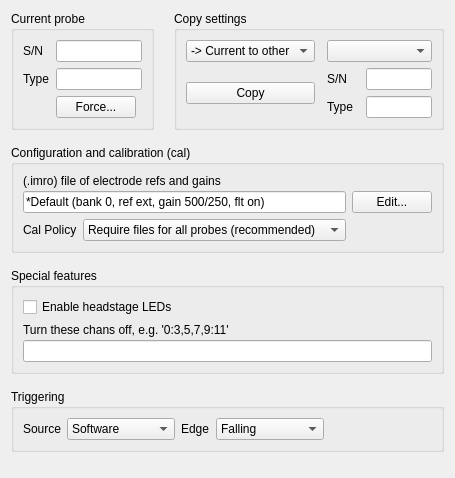
<?xml version="1.0" encoding="UTF-8"?>
<ui version="4.0">
 <class>IMCfgTab</class>
 <widget class="QWidget" name="IMCfgTab">
  <property name="geometry">
   <rect>
    <x>0</x>
    <y>0</y>
    <width>455</width>
    <height>478</height>
   </rect>
  </property>
  <property name="windowTitle">
   <string>Form</string>
  </property>
  <property name="toolTip">
   <string/>
  </property>
  <layout class="QGridLayout" name="gridLayout_3">
   <property name="horizontalSpacing">
    <number>20</number>
   </property>
   <property name="verticalSpacing">
    <number>15</number>
   </property>
   <item row="0" column="0">
    <widget class="QGroupBox" name="probeGB">
     <property name="title">
      <string>Current probe</string>
     </property>
     <layout class="QGridLayout" name="gridLayout_4">
      <item row="0" column="0">
       <widget class="QLabel" name="label">
        <property name="text">
         <string>S/N</string>
        </property>
       </widget>
      </item>
      <item row="1" column="0">
       <widget class="QLabel" name="label_2">
        <property name="text">
         <string>Type</string>
        </property>
       </widget>
      </item>
      <item row="0" column="1" colspan="2">
       <widget class="QLineEdit" name="snLE">
        <property name="focusPolicy">
         <enum>Qt::NoFocus</enum>
        </property>
        <property name="readOnly">
         <bool>true</bool>
        </property>
       </widget>
      </item>
      <item row="2" column="1">
       <widget class="QPushButton" name="forceBut">
        <property name="sizePolicy">
         <sizepolicy hsizetype="Preferred" vsizetype="Fixed">
          <horstretch>0</horstretch>
          <verstretch>0</verstretch>
         </sizepolicy>
        </property>
        <property name="minimumSize">
         <size>
          <width>0</width>
          <height>0</height>
         </size>
        </property>
        <property name="focusPolicy">
         <enum>Qt::StrongFocus</enum>
        </property>
        <property name="text">
         <string>Force...</string>
        </property>
       </widget>
      </item>
      <item row="1" column="1" colspan="2">
       <widget class="QLineEdit" name="typeLE">
        <property name="sizePolicy">
         <sizepolicy hsizetype="Expanding" vsizetype="Fixed">
          <horstretch>1</horstretch>
          <verstretch>0</verstretch>
         </sizepolicy>
        </property>
        <property name="focusPolicy">
         <enum>Qt::NoFocus</enum>
        </property>
        <property name="readOnly">
         <bool>true</bool>
        </property>
       </widget>
      </item>
     </layout>
    </widget>
   </item>
   <item row="0" column="1">
    <widget class="QGroupBox" name="copyGB">
     <property name="title">
      <string>Copy settings</string>
     </property>
     <layout class="QGridLayout" name="gridLayout_2">
      <property name="horizontalSpacing">
       <number>12</number>
      </property>
      <item row="0" column="0">
       <widget class="QComboBox" name="cmdCB">
        <property name="sizePolicy">
         <sizepolicy hsizetype="Preferred" vsizetype="Fixed">
          <horstretch>0</horstretch>
          <verstretch>0</verstretch>
         </sizepolicy>
        </property>
        <item>
         <property name="text">
          <string>-&gt; Current to other</string>
         </property>
        </item>
        <item>
         <property name="text">
          <string>-&gt; Current to all</string>
         </property>
        </item>
        <item>
         <property name="text">
          <string>&lt;- Other to current</string>
         </property>
        </item>
       </widget>
      </item>
      <item row="0" column="1" colspan="2">
       <widget class="QComboBox" name="otherCB">
        <property name="sizePolicy">
         <sizepolicy hsizetype="MinimumExpanding" vsizetype="Fixed">
          <horstretch>0</horstretch>
          <verstretch>0</verstretch>
         </sizepolicy>
        </property>
       </widget>
      </item>
      <item row="1" column="0" rowspan="2">
       <widget class="QPushButton" name="copyBut">
        <property name="sizePolicy">
         <sizepolicy hsizetype="Preferred" vsizetype="Fixed">
          <horstretch>0</horstretch>
          <verstretch>0</verstretch>
         </sizepolicy>
        </property>
        <property name="text">
         <string>Copy</string>
        </property>
       </widget>
      </item>
      <item row="1" column="1">
       <widget class="QLabel" name="label_6">
        <property name="text">
         <string>S/N</string>
        </property>
       </widget>
      </item>
      <item row="1" column="2">
       <widget class="QLineEdit" name="otherSNLE">
        <property name="focusPolicy">
         <enum>Qt::NoFocus</enum>
        </property>
        <property name="readOnly">
         <bool>true</bool>
        </property>
       </widget>
      </item>
      <item row="2" column="1">
       <widget class="QLabel" name="label_7">
        <property name="text">
         <string>Type</string>
        </property>
       </widget>
      </item>
      <item row="2" column="2">
       <widget class="QLineEdit" name="otherTypeLE">
        <property name="sizePolicy">
         <sizepolicy hsizetype="Expanding" vsizetype="Fixed">
          <horstretch>1</horstretch>
          <verstretch>0</verstretch>
         </sizepolicy>
        </property>
        <property name="focusPolicy">
         <enum>Qt::NoFocus</enum>
        </property>
        <property name="readOnly">
         <bool>true</bool>
        </property>
       </widget>
      </item>
     </layout>
    </widget>
   </item>
   <item row="1" column="0" colspan="2">
    <widget class="QGroupBox" name="imroGB">
     <property name="title">
      <string>Configuration and calibration (cal)</string>
     </property>
     <layout class="QGridLayout" name="gridLayout_6">
      <item row="1" column="1">
       <widget class="QComboBox" name="calCB">
        <property name="sizePolicy">
         <sizepolicy hsizetype="Expanding" vsizetype="Fixed">
          <horstretch>0</horstretch>
          <verstretch>0</verstretch>
         </sizepolicy>
        </property>
        <item>
         <property name="text">
          <string>Require files for all probes (recommended)</string>
         </property>
        </item>
        <item>
         <property name="text">
          <string>Use files if present, skip otherwise</string>
         </property>
        </item>
        <item>
         <property name="text">
          <string>Skip all calibration</string>
         </property>
        </item>
       </widget>
      </item>
      <item row="1" column="0">
       <widget class="QLabel" name="label_9">
        <property name="text">
         <string>Cal Policy</string>
        </property>
       </widget>
      </item>
      <item row="1" column="2">
       <spacer name="horizontalSpacer_2">
        <property name="orientation">
         <enum>Qt::Horizontal</enum>
        </property>
        <property name="sizeHint" stdset="0">
         <size>
          <width>40</width>
          <height>20</height>
         </size>
        </property>
       </spacer>
      </item>
      <item row="0" column="0" colspan="3">
       <layout class="QGridLayout" name="gridLayout_5">
        <property name="verticalSpacing">
         <number>3</number>
        </property>
        <item row="1" column="0">
         <widget class="QLineEdit" name="imroLE">
          <property name="text">
           <string>*Default (bank 0, ref ext, gain 500/250, flt on)</string>
          </property>
         </widget>
        </item>
        <item row="0" column="0">
         <widget class="QLabel" name="label_8">
          <property name="sizePolicy">
           <sizepolicy hsizetype="Expanding" vsizetype="Preferred">
            <horstretch>0</horstretch>
            <verstretch>0</verstretch>
           </sizepolicy>
          </property>
          <property name="text">
           <string>(.imro) file of electrode refs and gains</string>
          </property>
         </widget>
        </item>
        <item row="1" column="1">
         <widget class="QPushButton" name="imroBut">
          <property name="sizePolicy">
           <sizepolicy hsizetype="Preferred" vsizetype="Fixed">
            <horstretch>0</horstretch>
            <verstretch>0</verstretch>
           </sizepolicy>
          </property>
          <property name="text">
           <string>Edit...</string>
          </property>
         </widget>
        </item>
       </layout>
      </item>
     </layout>
    </widget>
   </item>
   <item row="2" column="0" colspan="2">
    <widget class="QGroupBox" name="specialGB">
     <property name="title">
      <string>Special features</string>
     </property>
     <layout class="QVBoxLayout" name="verticalLayout">
      <property name="spacing">
       <number>6</number>
      </property>
      <item>
       <widget class="QCheckBox" name="LEDChk">
        <property name="sizePolicy">
         <sizepolicy hsizetype="Expanding" vsizetype="Fixed">
          <horstretch>0</horstretch>
          <verstretch>0</verstretch>
         </sizepolicy>
        </property>
        <property name="toolTip">
         <string>May help reduce noise and animal distraction</string>
        </property>
        <property name="text">
         <string>Enable headstage LEDs</string>
        </property>
       </widget>
      </item>
      <item>
       <layout class="QVBoxLayout" name="verticalLayout_2">
        <property name="spacing">
         <number>3</number>
        </property>
        <item>
         <widget class="QLabel" name="label_5">
          <property name="sizePolicy">
           <sizepolicy hsizetype="Expanding" vsizetype="Preferred">
            <horstretch>0</horstretch>
            <verstretch>0</verstretch>
           </sizepolicy>
          </property>
          <property name="toolTip">
           <string>Defeat oscillations when using internal refs by turning off 10% of the channels</string>
          </property>
          <property name="text">
           <string>Turn these chans off, e.g. '0:3,5,7,9:11'</string>
          </property>
         </widget>
        </item>
        <item>
         <widget class="QLineEdit" name="stdbyLE">
          <property name="minimumSize">
           <size>
            <width>0</width>
            <height>22</height>
           </size>
          </property>
          <property name="text">
           <string/>
          </property>
         </widget>
        </item>
       </layout>
      </item>
     </layout>
    </widget>
   </item>
   <item row="3" column="0" colspan="2">
    <widget class="QGroupBox" name="globalGB">
     <property name="title">
      <string>Triggering</string>
     </property>
     <layout class="QGridLayout" name="gridLayout">
      <item row="1" column="3">
       <widget class="QLabel" name="label_4">
        <property name="text">
         <string>Edge</string>
        </property>
       </widget>
      </item>
      <item row="1" column="1">
       <widget class="QLabel" name="label_3">
        <property name="text">
         <string>Source</string>
        </property>
       </widget>
      </item>
      <item row="1" column="2">
       <widget class="QComboBox" name="trgSrcCB">
        <property name="sizePolicy">
         <sizepolicy hsizetype="Expanding" vsizetype="Fixed">
          <horstretch>0</horstretch>
          <verstretch>0</verstretch>
         </sizepolicy>
        </property>
        <property name="currentIndex">
         <number>0</number>
        </property>
        <item>
         <property name="text">
          <string>Software</string>
         </property>
        </item>
        <item>
         <property name="text">
          <string>SMA</string>
         </property>
        </item>
       </widget>
      </item>
      <item row="1" column="4">
       <widget class="QComboBox" name="trgEdgeCB">
        <property name="sizePolicy">
         <sizepolicy hsizetype="Expanding" vsizetype="Fixed">
          <horstretch>0</horstretch>
          <verstretch>0</verstretch>
         </sizepolicy>
        </property>
        <item>
         <property name="text">
          <string>Falling</string>
         </property>
        </item>
        <item>
         <property name="text">
          <string>Rising</string>
         </property>
        </item>
       </widget>
      </item>
      <item row="1" column="5">
       <spacer name="horizontalSpacer">
        <property name="orientation">
         <enum>Qt::Horizontal</enum>
        </property>
        <property name="sizeHint" stdset="0">
         <size>
          <width>40</width>
          <height>20</height>
         </size>
        </property>
       </spacer>
      </item>
     </layout>
    </widget>
   </item>
   <item row="4" column="0">
    <spacer name="verticalSpacer_2">
     <property name="orientation">
      <enum>Qt::Vertical</enum>
     </property>
     <property name="sizeHint" stdset="0">
      <size>
       <width>20</width>
       <height>40</height>
      </size>
     </property>
    </spacer>
   </item>
  </layout>
 </widget>
 <tabstops>
  <tabstop>forceBut</tabstop>
  <tabstop>cmdCB</tabstop>
  <tabstop>otherCB</tabstop>
  <tabstop>copyBut</tabstop>
  <tabstop>imroLE</tabstop>
  <tabstop>imroBut</tabstop>
  <tabstop>calCB</tabstop>
  <tabstop>LEDChk</tabstop>
  <tabstop>stdbyLE</tabstop>
  <tabstop>trgSrcCB</tabstop>
  <tabstop>trgEdgeCB</tabstop>
 </tabstops>
 <resources/>
 <connections/>
</ui>
